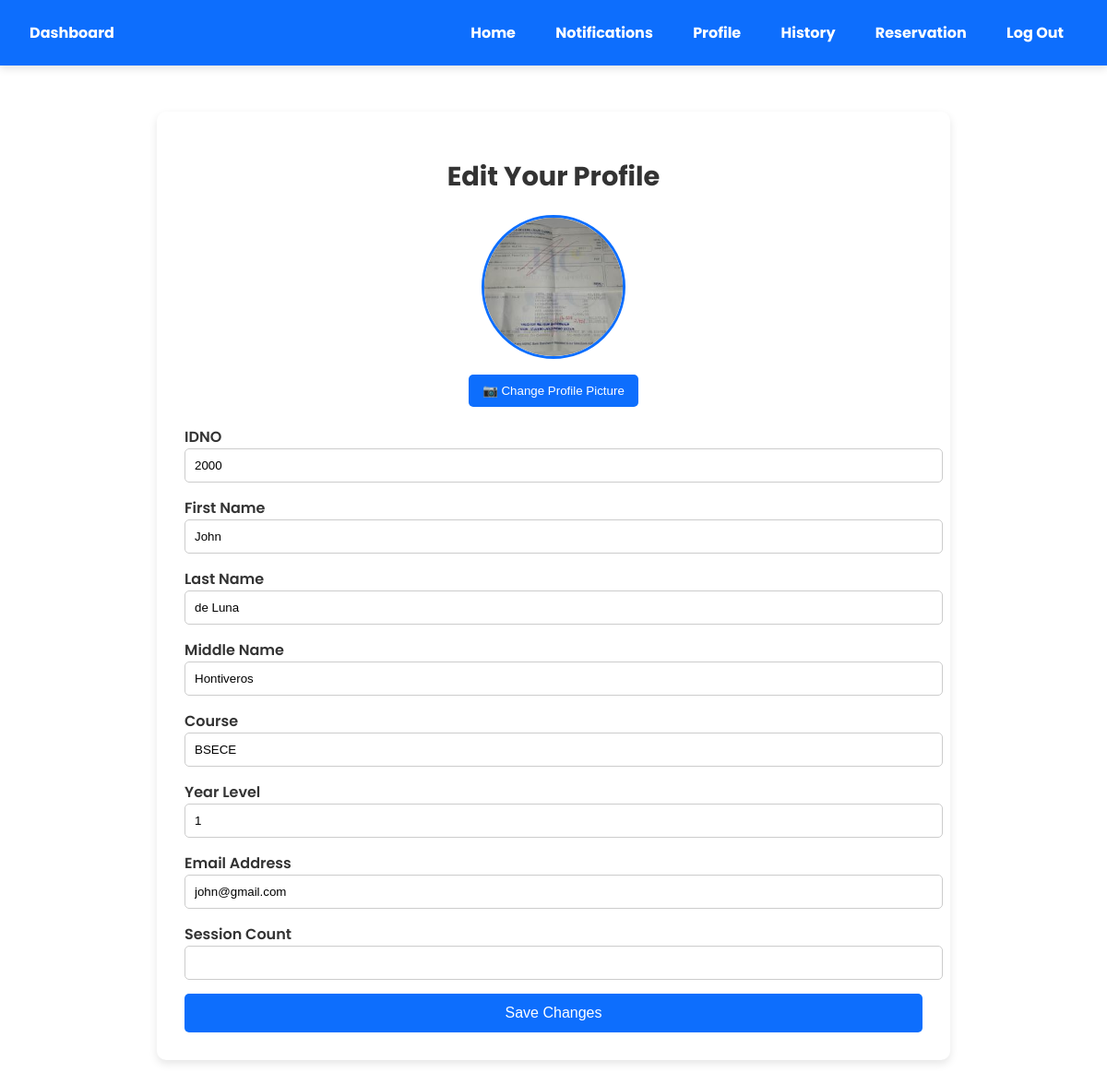
Screenshot of /edit_profile (signed in) with the database file from the repository.
### tables this page shows
CREATE TABLE users (
    id INTEGER PRIMARY KEY AUTOINCREMENT,
    idno INTEGER NOT NULL,
    lastname VARCHAR(50) NOT NULL,
    firstname VARCHAR(50) NOT NULL,
    middlename VARCHAR(50),
    course VARCHAR(100) NOT NULL,
    year_level INTEGER NOT NULL,
    email_address VARCHAR(50) NOT NULL,
    username VARCHAR(50) NOT NULL,
    password VARCHAR(50) NOT NULL,
    profile_picture VARCHAR(255)
, is_admin BOOLEAN DEFAULT 0, registration_date TEXT, sessions INT DEFAULT 30);

### app.py (the view, shortened to what this page needs)
@app.route('/edit_profile', methods=['GET', 'POST'])
def edit_profile():
    username = session.get('user')
    if not username:
        flash("Please log in first.", "warning")
        return redirect(url_for('login'))
    student = get_student_by_username(username)
    if not student:
        flash("User not found!", "danger")
        return redirect(url_for('login'))
    return render_template('edit_profile.html', student=student)

### app.py (called while the page is built)
@app.after_request
def disable_cache(response):
    response.headers['Cache-Control'] = 'no-store, no-cache, must-revalidate, post-check=0, pre-check=0'
    response.headers['Pragma'] = 'no-cache'
    response.headers['Expires'] = '0'
    return response

### dbhelper.py (called while the page is built)
def getprocess(sql: str, params: tuple = ()) -> list:
    db = connect(database)
    cursor: object = db.cursor()
    cursor.row_factory = Row
    cursor.execute(sql, params)
    data: list = cursor.fetchall()
    db.close()
    return [dict(row) for row in data]

def get_student_by_username(username: str) -> dict:
    sql = """SELECT idno, lastname, firstname, middlename, course, year_level,
                    email_address, username, password, profile_picture, sessions
             FROM users WHERE username = ?"""
    student_list = getprocess(sql, (username,))
    if student_list:
        student = student_list[0]
        student["profile_picture"] = student.get("profile_picture") or "profile_picture.png"
        return student
    return None

### templates/edit_profile.html (shortened to what this page needs)
<!DOCTYPE html>
<html lang="en">
<head>
</head>
<body>
    <nav class="navbar">
        <a class="nav-link" href="{{ url_for('student_dashboard')}}">Dashboard</a>
        <div class="nav-items">
            <a class="nav-link" href="{{ url_for('student_dashboard')}}">Home</a>
            <a class="nav-link" href="#">Notifications</a>
            <a class="nav-link" href="{{ url_for('edit_profile') }}">Profile</a>
            <a class="nav-link" href="{{ url_for('student_history')}}">History</a>
            <a class="nav-link" href="{{ url_for('student_reservation')}}">Reservation</a>
            <a class="nav-link" href="{{ url_for('logout') }}">Log Out</a>
        </div>
    </nav>
    <div class="container">
        <h1>Edit Your Profile</h1>
        <form method="POST" action="/edit_profile" enctype="multipart/form-data">
            <div class="profile-pic-container">
                <img id="profile-pic" class="profile-pic"
                     src="{{ url_for('static', filename='uploads/' + (student.profile_picture if student.profile_picture else 'def.png')) }}"
                     alt="Profile Picture">
                <br>
                <button class="upload-btn" type="button" onclick="document.getElementById('profile-upload').click();">
                    📷 Change Profile Picture
                </button>
            </div>
            <div class="form-group">
                <label for="idno">IDNO</label>
                <input type="text" name="idno" id="idno" value="{{ student.idno }}" placeholder="IDNO" readonly>
            </div>
            <div class="form-group">
                <label for="firstname">First Name</label>
                <input type="text" name="firstname" id="firstname" value="{{ student.firstname }}" placeholder="Enter your first name">
            </div>
            <div class="form-group">
                <label for="lastname">Last Name</label>
                <input type="text" name="lastname" id="lastname" value="{{ student.lastname }}" placeholder="Enter your last name">
            </div>
            <div class="form-group">
                <label for="middlename">Middle Name</label>
                <input type="text" name="middlename" id="middlename" value="{{ student.middlename }}" placeholder="Enter your middle name">
            </div>
            <div class="form-group">
                <label for="course">Course</label>
                <input type="text" name="course" id="course" value="{{ student.course }}" placeholder="Your Course">
            </div>
            <div class="form-group">
                <label for="year_level">Year Level</label>
                <input type="text" name="year_level" id="year_level" value="{{ student.year_level }}" placeholder="Year Level (e.g. 1st Year)">
            </div>
            <div class="form-group">
                <label for="email_address">Email Address</label>
                <input type="text" name="email_address" id="email_address" value="{{ student.email_address }}" placeholder="Email Address (e.g. 1st Year)">
            </div>
            <div class="form-group">
                <label for="session_count">Session Count</label>
                <input type="text" name="session_count" id="session_count" value="{{ student.session_count }}" readonly>
            </div>
            <button type="submit" class="btn-save">Save Changes</button>
        </form>
    </div>
</body>
</html>

### templates/edit_profile.html (style rules this page uses)
body { background: url('https://source.unsplash.com/1600x900/?art,abstract') no-repeat center center/cover; color: #333; font-family: 'Poppins', Arial, sans-serif; margin: 0; padding: 0; }
.navbar { background-color: #0d6efd; padding: 15px 20px; display: flex; justify-content: space-between; align-items: center; box-shadow: 0 4px 8px rgba(0, 0, 0, 0.1); }
.navbar .nav-link { color: white; font-weight: bold; margin-right: 15px; text-decoration: none; font-size: 1rem; padding: 8px 12px; border-radius: 5px; transition: background 0.3s ease-in-out; }
.container { max-width: 800px; background: white; padding: 30px; margin: 50px auto; border-radius: 10px; box-shadow: 0 4px 10px rgba(0, 0, 0, 0.1); }
h1 { text-align: center; font-size: 1.8rem; }
.profile-pic-container { text-align: center; margin-bottom: 20px; }
.profile-pic { width: 150px; height: 150px; border-radius: 50%; object-fit: cover; border: 3px solid #0d6efd; }
.upload-btn { margin-top: 10px; background: #0d6efd; color: white; border: none; padding: 10px 15px; border-radius: 5px; cursor: pointer; transition: 0.3s; }
.form-group { margin-bottom: 15px; }
label { font-weight: 600; }
input { width: 100%; padding: 10px; border-radius: 5px; border: 1px solid #ccc; }
.btn-save { width: 100%; background: #0d6efd; color: white; border: none; padding: 12px; border-radius: 5px; cursor: pointer; font-size: 1rem; transition: 0.3s; }

### rows the page displays
users: profile_picture (picture), idno "2000", firstname "John", lastname "de Luna", middlename "Hontiveros", course "BSECE", year_level "1", email_address "john@gmail.com"
